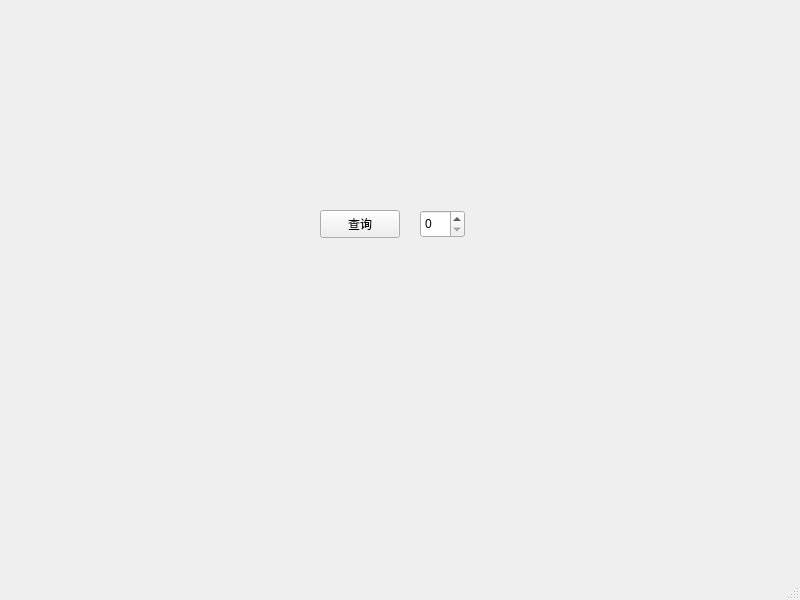
<?xml version="1.0" encoding="UTF-8"?>
<ui version="4.0">
 <class>MainWindow</class>
 <widget class="QMainWindow" name="MainWindow">
  <property name="geometry">
   <rect>
    <x>0</x>
    <y>0</y>
    <width>800</width>
    <height>600</height>
   </rect>
  </property>
  <property name="windowTitle">
   <string>MainWindow</string>
  </property>
  <widget class="QWidget" name="centralwidget">
   <widget class="QPushButton" name="pushButton">
    <property name="geometry">
     <rect>
      <x>320</x>
      <y>210</y>
      <width>80</width>
      <height>28</height>
     </rect>
    </property>
    <property name="text">
     <string>查询</string>
    </property>
   </widget>
   <widget class="QSpinBox" name="spinBox">
    <property name="geometry">
     <rect>
      <x>420</x>
      <y>210</y>
      <width>45</width>
      <height>28</height>
     </rect>
    </property>
   </widget>
  </widget>
  <widget class="QMenuBar" name="menubar">
   <property name="geometry">
    <rect>
     <x>0</x>
     <y>0</y>
     <width>800</width>
     <height>24</height>
    </rect>
   </property>
  </widget>
  <widget class="QStatusBar" name="statusbar"/>
 </widget>
 <resources/>
 <connections/>
</ui>
